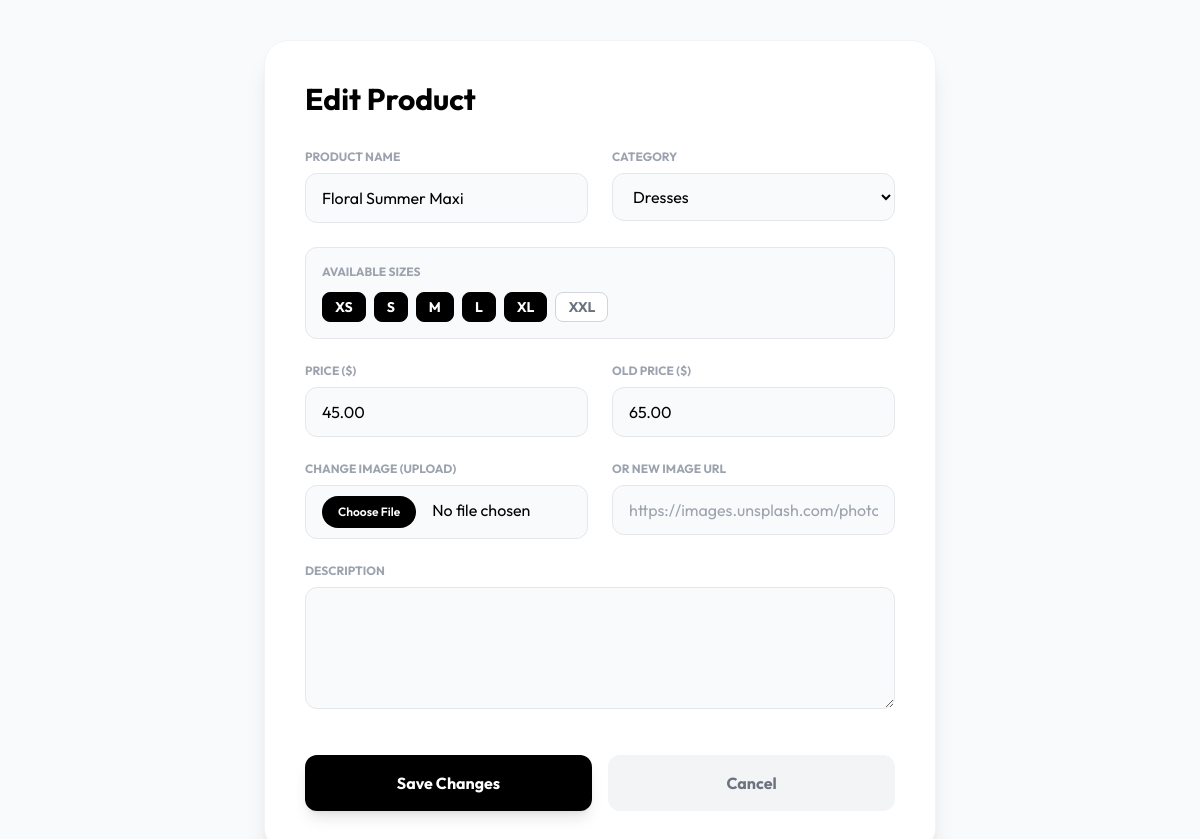
Screenshot of /admin/product-edit.php?id=1 (signed in) with the database file from the repository.
### tables this page shows
CREATE TABLE `products` (
  `id` int(6) unsigned NOT NULL AUTO_INCREMENT,
  `name` varchar(100) NOT NULL,
  `category` varchar(50) NOT NULL,
  `price` decimal(10,2) NOT NULL,
  `old_price` decimal(10,2) DEFAULT NULL,
  `sizes` varchar(255) DEFAULT NULL,
  `colors` varchar(255) DEFAULT NULL,
  `image` varchar(255) NOT NULL,
  `description` text DEFAULT NULL,
  `sales_count` int(11) DEFAULT 0,
  `created_at` timestamp NOT NULL DEFAULT current_timestamp(),
  PRIMARY KEY (`id`)
);

### admin/product-edit.php (the view, shortened to what this page needs)
<?php
require_once '../includes/db.php';
$id = $_GET['id'] ?? null;
$result = $conn->query("SELECT * FROM products WHERE id=$id");
$product = $result->fetch_assoc();
?>
<!DOCTYPE html>
<html lang="en">
<head>
    <script src="https://cdn.tailwindcss.com"></script>
</head>
<body class="bg-gray-50 flex items-center justify-center min-h-screen py-10">
    <div class="bg-white p-10 rounded-3xl shadow-xl w-full max-w-2xl border border-gray-100">
        <h2 class="text-3xl font-bold mb-8">Edit Product</h2>
        <form method="POST" enctype="multipart/form-data" class="space-y-6">
            <div class="grid grid-cols-1 md:grid-cols-2 gap-6">
                <div>
                    <label class="block text-xs font-bold uppercase text-gray-400 mb-2">Product Name</label>
                    <input type="text" name="name" value="<?= $product['name'] ?>" required class="w-full bg-gray-50 border border-gray-200 rounded-xl py-3 px-4 focus:outline-none focus:border-black transition">
                </div>
                <div>
                    <label class="block text-xs font-bold uppercase text-gray-400 mb-2">Category</label>
                    <select name="category" class="w-full bg-gray-50 border border-gray-200 rounded-xl py-3 px-4 focus:outline-none focus:border-black transition">
                        <?php
                        $cats = ['Dresses', 'Shoes', 'Bags', 'Accessories', 'Jewelry'];
                        foreach($cats as $c) {
                            $sel = ($c == $product['category']) ? 'selected' : '';
                            echo "<option value='$c' $sel>$c</option>";
                        }
                        ?>
                    </select>
                </div>
            </div>
            <div class="bg-gray-50 rounded-xl p-4 border border-gray-200">
                <label class="block text-xs font-bold uppercase text-gray-400 mb-3">Available Sizes</label>
                <div class="flex flex-wrap gap-2">
                    <?php
                    if($product['category'] == 'Shoes') $show_sizes = ['36','37','38','39','40','41','42'];
                    elseif($product['category'] == 'Dresses') $show_sizes = ['XS','S','M','L','XL','XXL'];
                    else $show_sizes = ['One Size'];
                    foreach($show_sizes as $s):
                    ?>
                    <label class="cursor-pointer">
                        <span class="block px-3 py-1 rounded-lg border border-gray-300 bg-white text-gray-500 text-sm font-bold peer-checked:bg-black peer-checked:text-white peer-checked:border-black transition select-none"><?= $s ?></span>
                    </label>
                    <?php endforeach; ?>
                </div>
            </div>
            <div class="grid grid-cols-1 md:grid-cols-2 gap-6">
                <div>
                    <label class="block text-xs font-bold uppercase text-gray-400 mb-2">Price ($)</label>
                    <input type="number" step="0.01" name="price" value="<?= $product['price'] ?>" required class="w-full bg-gray-50 border border-gray-200 rounded-xl py-3 px-4 focus:outline-none focus:border-black transition">
                </div>
                <div>
                    <label class="block text-xs font-bold uppercase text-gray-400 mb-2">Old Price ($)</label>
                    <input type="number" step="0.01" name="old_price" value="<?= $product['old_price'] ?>" class="w-full bg-gray-50 border border-gray-200 rounded-xl py-3 px-4 focus:outline-none focus:border-black transition">
                </div>
            </div>
            <div class="grid grid-cols-1 md:grid-cols-2 gap-6">
                <div>
                    <label class="block text-xs font-bold uppercase text-gray-400 mb-2">Change Image (Upload)</label>
                    <input type="file" name="image_file" accept="image/*" class="w-full bg-gray-50 border border-gray-200 rounded-xl py-2.5 px-4 focus:outline-none focus:border-black transition file:mr-4 file:py-2 file:px-4 file:rounded-full file:border-0 file:text-xs file:font-semibold file:bg-black file:text-white hover:file:bg-gray-800">
                </div>
                <div>
                    <label class="block text-xs font-bold uppercase text-gray-400 mb-2">OR New Image URL</label>
                    <input type="url" name="image_url" placeholder="<?= $product['image'] ?>" class="w-full bg-gray-50 border border-gray-200 rounded-xl py-3 px-4 focus:outline-none focus:border-black transition">
                </div>
            </div>
            <div>
                <label class="block text-xs font-bold uppercase text-gray-400 mb-2">Description</label>
                <textarea name="description" rows="4" class="w-full bg-gray-50 border border-gray-200 rounded-xl py-3 px-4 focus:outline-none focus:border-black transition"><?= $product['description'] ?></textarea>
            </div>
            <div class="pt-4 flex gap-4">
                <button type="submit" class="flex-1 bg-black text-white py-4 rounded-xl font-bold hover:bg-gray-800 transition shadow-lg">Save Changes</button>
                <a href="products.php" class="flex-1 bg-gray-100 text-gray-500 py-4 rounded-xl font-bold hover:bg-gray-200 transition text-center flex items-center justify-center">Cancel</a>
            </div>
        </form>
    </div>
</body>
</html>

### admin/product-edit.php (style rules this page uses)
body { font-family: 'Outfit', sans-serif; }

### rows the page displays
products: name "Floral Summer Maxi", price "45.00", old_price "65.00", image_url "https://images.unsplash.com/photo-1572804013309-59a88b7e92f1?q=80&w=400"

### other values shown
$s "XS"
$s "S"
$s "M"
$s "L"
$s "XL"
$s "XXL"
form field category "Dresses"
